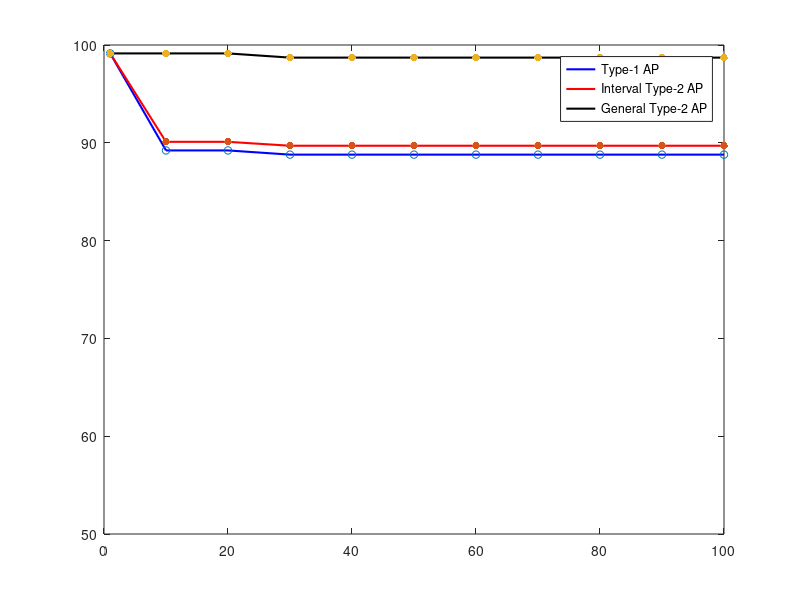

This figure's MATLAB source:
betaT1=[1 10 20 30 40 50 60 70 80 90 100];
acc1=[99.14 89.22 89.22 88.79 88.79 88.79 88.79 88.79 88.79 88.79 88.79];

betaIT2=[1 10 20 30 40 50 60 70 80 90 100];
acc2=[99.14 90.1 90.1 89.7 89.7 89.7 89.7 89.7 89.7 89.7 89.7];

betaGT2=[1 10 20 30 40 50 60 70 80 90 100];
acc3=[99.14 99.14 99.14 98.71 98.71 98.71 98.71 98.71 98.71 98.71 98.71];

clear y label;
box  on
hold on 

graph1=plot(betaT1,acc1,'blue');
graph2=plot(betaIT2,acc2,'red');
graph3=plot(betaGT2,acc3,'black');
set(graph1,'LineWidth',1.5);
set(graph2,'LineWidth',1.5);
set(graph3,'LineWidth',1.5);
yticks([50 60 70 80 90 100])
scatter(betaT1,acc1,30,'blue');
scatter(betaIT2,acc2,30,'red','filled');
scatter(betaGT2,acc3,30,'black','filled');
legend('Type-1 AP','Interval Type-2 AP', 'General Type-2 AP');
ylim([50 100]);

hold off